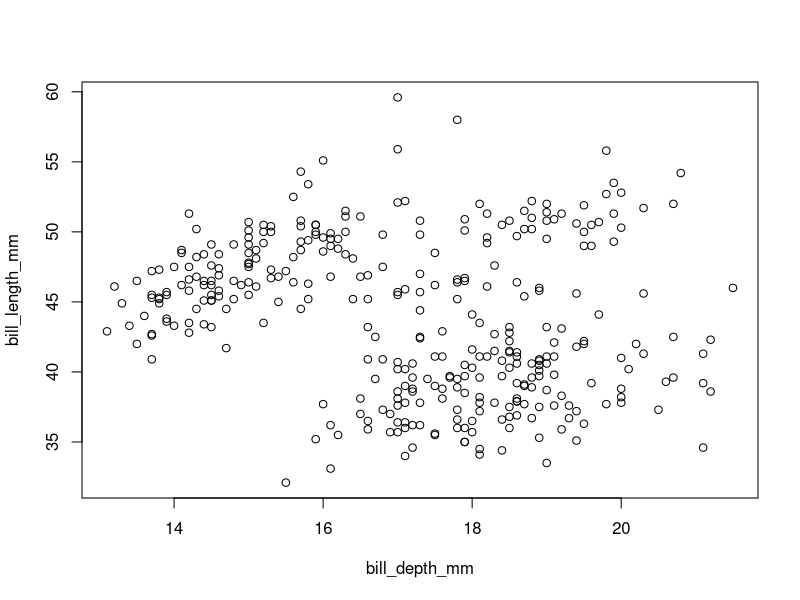
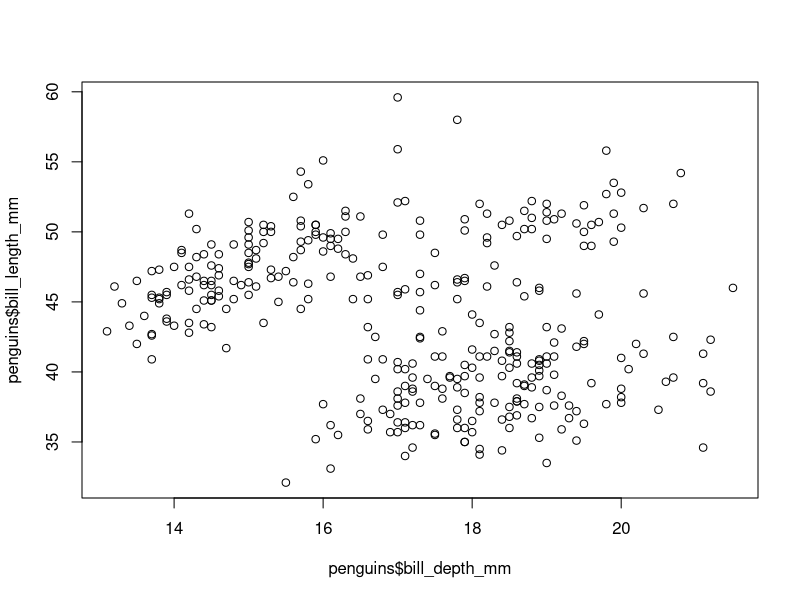
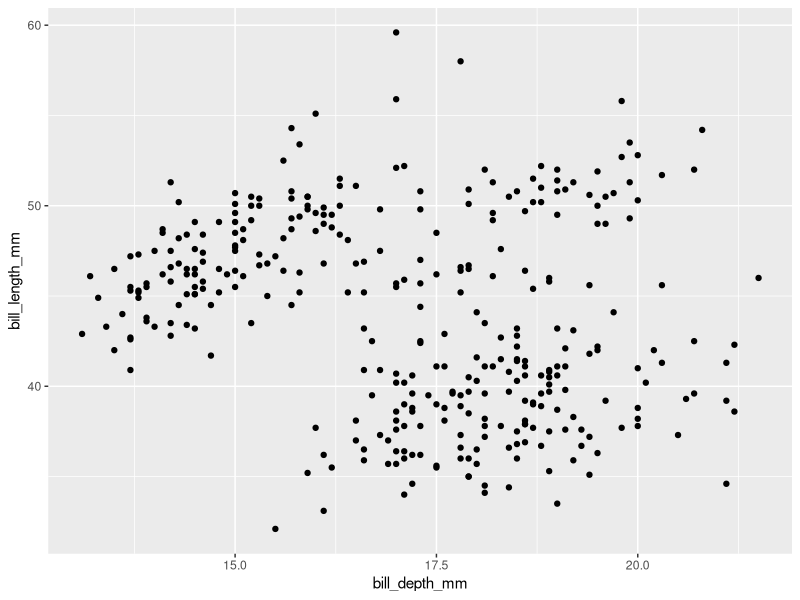
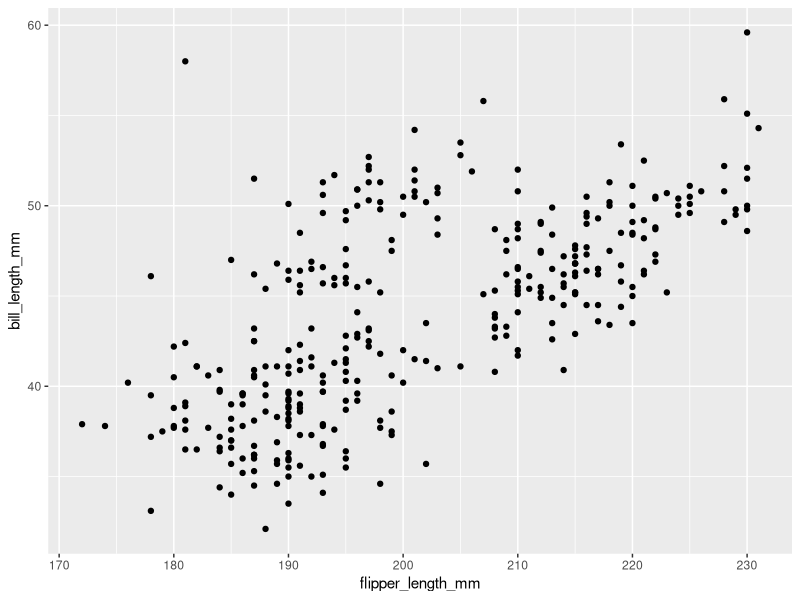

Here is the R script that generated these plots, in order: (Note: this script raises an error after producing the figures.)
## Simple linear regression (one y and one x)
data(penguins, package = "palmerpenguins")
head(penguins)
## Visulization
## M1: 
plot(bill_length_mm ~ bill_depth_mm, data = penguins) # y ~ x
plot(penguins$bill_depth_mm, penguins$bill_length_mm) # x, y
## M2: if we have a data frame
library(ggplot2)
ggplot(data = penguins, aes(bill_depth_mm, bill_length_mm)) +
    geom_point()
ggplot(data = penguins, aes(flipper_length_mm, bill_length_mm)) +
    geom_point()

## Simple linear regression
LR <- lm(y ~ x, data = name) # OLS estimation
LR <- lm(bill_length_mm ~ flipper_length_mm, data = penguins)
summary(LR) # Extract information
